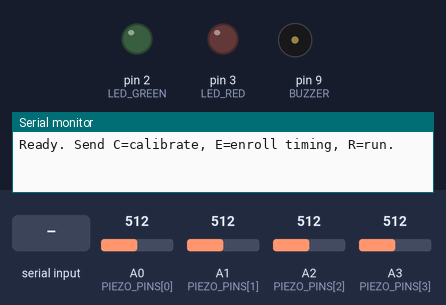
Simulated run of this sketch. Board: Arduino Uno, built with avr-gcc and run on an emulated ATmega328P. Shown: output pins drawn as LEDs (lit = HIGH), buzzer (waves = sounding), the last lines printed to the serial monitor. Dashed ring = blinking. The inputs (shaded band) are chosen by the test bench; at power-on: A0 (PIEZO_PINS[0]) = 512, A1 (PIEZO_PINS[1]) = 512, A2 (PIEZO_PINS[2]) = 512, A3 (PIEZO_PINS[3]) = 512.

Above: at 0.1 s.
1.3 s: "C" received over Serial
At 1.8 s:
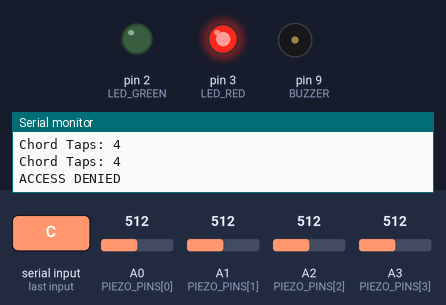
6.0 s: "R" received over Serial
At 7.1 s:
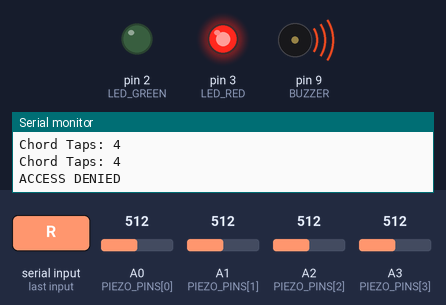
8.5 s: "c" received over Serial
At 9.1 s:
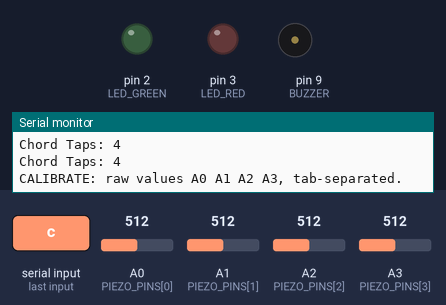
10.0 s: "r" received over Serial
At 12.6 s:
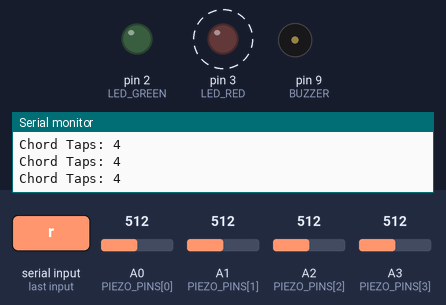
Timing chart, 0 to 14.0 s (numbered marks = the images above; inputs shaded):
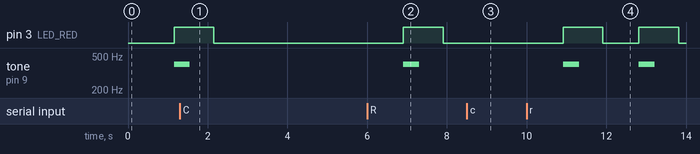

The sketch:

Piezo_Access_System.ino
```cpp
/*
  Piezo Access-Control Keypad (Chorded Version)
  =============================================

*/

#include <Arduino.h>

// ---------------- USER CONFIG ----------------

const uint8_t PIEZO_PINS[] = {A0, A1, A2, A3};
const uint8_t NUM_PIEZOS = 4;

// The secret code as a sequence of CHORDS (number of simultaneous taps).
// Since we have 4 piezos, each number must be between 1 and 4!
const uint8_t SECRET_CODE[] = {1, 3, 2, 1};
const uint8_t CODE_LENGTH = sizeof(SECRET_CODE) / sizeof(SECRET_CODE[0]);


const int STRIKE_THRESHOLD = 50;
const unsigned long REFRACTORY_MS = 250;      // ignore ringing after a hit
const unsigned long CHORD_WINDOW_MS = 150;     // window to group simultaneous hits
const unsigned long ENTRY_TIMEOUT_MS = 4000;  // reset if paused mid-code

// Soft (timing) gate - calibrated from real enrollment data.
float TIMING_MEAN[CODE_LENGTH - 1]  = {1227.4, 908.6, 858.7};
float TIMING_STDEV[CODE_LENGTH - 1] = {413.0, 253.3, 229.5};
const float TOLERANCE_K = 1.5; // how many std-devs still count as "normal"

const uint8_t LED_GREEN = 2;
const uint8_t LED_RED   = 3;
const uint8_t BUZZER    = 9;

// ---------------- STATE ----------------

enum Mode { RUN, CALIBRATE, ENROLL };
Mode mode = RUN;

uint8_t enteredDigits[CODE_LENGTH];
unsigned long pressTimestamps[CODE_LENGTH];
uint8_t enteredCount = 0;

unsigned long lastPressTime[NUM_PIEZOS] = {0};

const uint8_t ENROLL_SAMPLES = 15;
float gapSums[CODE_LENGTH - 1];
float gapSumsSq[CODE_LENGTH - 1];
uint8_t enrollRound = 0;

// ---------------- SETUP / LOOP ----------------

void setup() {
  Serial.begin(9600);
  pinMode(LED_GREEN, OUTPUT);
  pinMode(LED_RED, OUTPUT);
  pinMode(BUZZER, OUTPUT);
  resetEntry();
  Serial.println(F("Ready. Send C=calibrate, E=enroll timing, R=run."));
}

void loop() {
  handleSerialCommands();

  if (mode == CALIBRATE) {
    runCalibrate();
    return;
  }

  uint8_t hitCount = detectStrikeCount();
  if (hitCount > 0) {
    registerPress(hitCount);
  }

  if (enteredCount > 0 &&
      millis() - pressTimestamps[enteredCount - 1] > ENTRY_TIMEOUT_MS) {
    Serial.println(F("Timeout - resetting entry."));
    resetEntry();
  }
}

// ---------------- INPUT HANDLING ----------------

uint8_t detectStrikeCount() {
  uint8_t count = 0;
  bool pressed[NUM_PIEZOS] = {false};
  unsigned long firstHitTime = 0;

  for (uint8_t i = 0; i < NUM_PIEZOS; i++) {
    if (analogRead(PIEZO_PINS[i]) >= STRIKE_THRESHOLD && millis() - lastPressTime[i] > REFRACTORY_MS) {
      pressed[i] = true;
      count++;
      firstHitTime = millis();
      lastPressTime[i] = millis();
    }
  }

  if (count == 0) return 0;

  while (millis() - firstHitTime < CHORD_WINDOW_MS) {
    for (uint8_t i = 0; i < NUM_PIEZOS; i++) {
      if (!pressed[i] && analogRead(PIEZO_PINS[i]) >= STRIKE_THRESHOLD && millis() - lastPressTime[i] > REFRACTORY_MS) {
        pressed[i] = true;
        count++;
        lastPressTime[i] = millis();
      }
    }
  }

  return count;
}

void registerPress(uint8_t digit) {
  unsigned long now = millis();

  if (mode == ENROLL) {
    enrollPress(digit, now);
    return;
  }

  enteredDigits[enteredCount] = digit;
  pressTimestamps[enteredCount] = now;
  enteredCount++;

  Serial.print(F("Chord Taps: "));
  Serial.println(digit);

  if (enteredCount == CODE_LENGTH) {
    evaluateEntry();
    resetEntry();
  }
}

void resetEntry() {
  enteredCount = 0;
}

// ---------------- HARD GATE + SOFT GATE ----------------

void evaluateEntry() {
  bool codeOK = true;
  for (uint8_t i = 0; i < CODE_LENGTH; i++) {
    if (enteredDigits[i] != SECRET_CODE[i]) { codeOK = false; break; }
  }

  if (!codeOK) {
    denyAccess();
    return;
  }

  bool timingOK = true;
  for (uint8_t i = 0; i < CODE_LENGTH - 1; i++) {
    float gap = (float)(pressTimestamps[i + 1] - pressTimestamps[i]);
    float dev = fabs(gap - TIMING_MEAN[i]);
    if (TIMING_STDEV[i] > 0 && dev > TOLERANCE_K * TIMING_STDEV[i]) {
      timingOK = false;
    }
  }

  grantAccess(timingOK);
}

void grantAccess(bool timingOK) {
  digitalWrite(LED_GREEN, HIGH);
  if (timingOK) {
    Serial.println(F("ACCESS GRANTED"));
  } else {
    Serial.println(F("ACCESS GRANTED - timing anomaly flagged"));
    tone(BUZZER, 1800, 150);
  }
  delay(1000);
  digitalWrite(LED_GREEN, LOW);
}

void denyAccess() {
  digitalWrite(LED_RED, HIGH);
  tone(BUZZER, 400, 400);
  Serial.println(F("ACCESS DENIED"));
  delay(1000);
  digitalWrite(LED_RED, LOW);
}

// ---------------- CALIBRATE MODE ----------------


void runCalibrate() {
  static int lastVals[NUM_PIEZOS] = {0, 0, 0, 0};
  int vals[NUM_PIEZOS];
  bool changed = false;

  for (uint8_t i = 0; i < NUM_PIEZOS; i++) {
    vals[i] = analogRead(PIEZO_PINS[i]);
    if (vals[i] != lastVals[i]) changed = true;
  }

  if (changed) {
    for (uint8_t i = 0; i < NUM_PIEZOS; i++) {
      Serial.print(vals[i]);
      Serial.print('\t');
      lastVals[i] = vals[i];
    }
    Serial.println();
  }

  delay(20);
}

// ---------------- ENROLL MODE ----------------

void enrollPress(uint8_t digit, unsigned long now) {
  enteredDigits[enteredCount] = digit;
  pressTimestamps[enteredCount] = now;
  enteredCount++;

  if (enteredCount < CODE_LENGTH) return;

  bool codeOK = true;
  for (uint8_t i = 0; i < CODE_LENGTH; i++) {
    if (enteredDigits[i] != SECRET_CODE[i]) codeOK = false;
  }

  if (codeOK) {
    for (uint8_t i = 0; i < CODE_LENGTH - 1; i++) {
      float gap = (float)(pressTimestamps[i + 1] - pressTimestamps[i]);
      gapSums[i] += gap;
      gapSumsSq[i] += gap * gap;
    }
    enrollRound++;
    Serial.print(F("Enroll sample "));
    Serial.print(enrollRound);
    Serial.print('/');
    Serial.println(ENROLL_SAMPLES);
  } else {
    Serial.println(F("Wrong code during enrollment - discarded, try again."));
  }

  resetEntry();

  if (enrollRound >= ENROLL_SAMPLES) {
    Serial.println(F("--- Enrollment done. Paste these into the sketch: ---"));

    Serial.print(F("float TIMING_MEAN[CODE_LENGTH - 1]  = {"));
    for (uint8_t i = 0; i < CODE_LENGTH - 1; i++) {
      float mean = gapSums[i] / ENROLL_SAMPLES;
      Serial.print(mean, 1);
      if (i < CODE_LENGTH - 2) Serial.print(F(", "));
    }
    Serial.println(F("};"));

    Serial.print(F("float TIMING_STDEV[CODE_LENGTH - 1] = {"));
    for (uint8_t i = 0; i < CODE_LENGTH - 1; i++) {
      float mean = gapSums[i] / ENROLL_SAMPLES;
      float variance = (gapSumsSq[i] / ENROLL_SAMPLES) - (mean * mean);
      float stdev = sqrt(variance > 0 ? variance : 0);
      Serial.print(stdev, 1);
      if (i < CODE_LENGTH - 2) Serial.print(F(", "));
    }
    Serial.println(F("};"));

    mode = RUN;
    enrollRound = 0;
    for (uint8_t i = 0; i < CODE_LENGTH - 1; i++) { gapSums[i] = 0; gapSumsSq[i] = 0; }
  }
}

// ---------------- SERIAL COMMANDS ----------------

void handleSerialCommands() {
  if (!Serial.available()) return;
  char c = Serial.read();

  if (c == 'C' || c == 'c') {
    mode = CALIBRATE;
    Serial.println(F("CALIBRATE: raw values A0 A1 A2 A3, tab-separated."));
  } else if (c == 'E' || c == 'e') {
    mode = ENROLL;
    enrollRound = 0;
    resetEntry();
    for (uint8_t i = 0; i < CODE_LENGTH - 1; i++) { gapSums[i] = 0; gapSumsSq[i] = 0; }
    Serial.println(F("ENROLL: enter the correct code naturally, repeatedly."));
  } else if (c == 'R' || c == 'r') {
    mode = RUN;
    resetEntry();
    Serial.println(F("RUN mode."));
  }
}
```

Measured:
- after the input at 1.3 s, pin 3 (LED_RED): goes on until 2.2 s, then stays LOW; tone on pin 9 (BUZZER): goes on until 1.6 s, then stays silent
- after the input at 6.0 s, pin 3 (LED_RED): LOW → HIGH after 0.91 s, → LOW 1.0 s later; tone on pin 9 (BUZZER): silent → 400 Hz after 0.91 s, → silent 0.40 s later
- after the input at 8.5 s, pin 3 (LED_RED): stays LOW (without the input it goes to HIGH after 0.31 s); tone on pin 9 (BUZZER): stays silent (without the input it goes to 400 Hz after 0.31 s)
- after the input at 10.0 s, pin 3 (LED_RED): alternates HIGH for 1.0 s and LOW for 0.90 s, starting after 0.92 s; tone on pin 9 (BUZZER): alternates 400 Hz for 0.40 s and silent for 1.5 s, starting after 0.92 s
